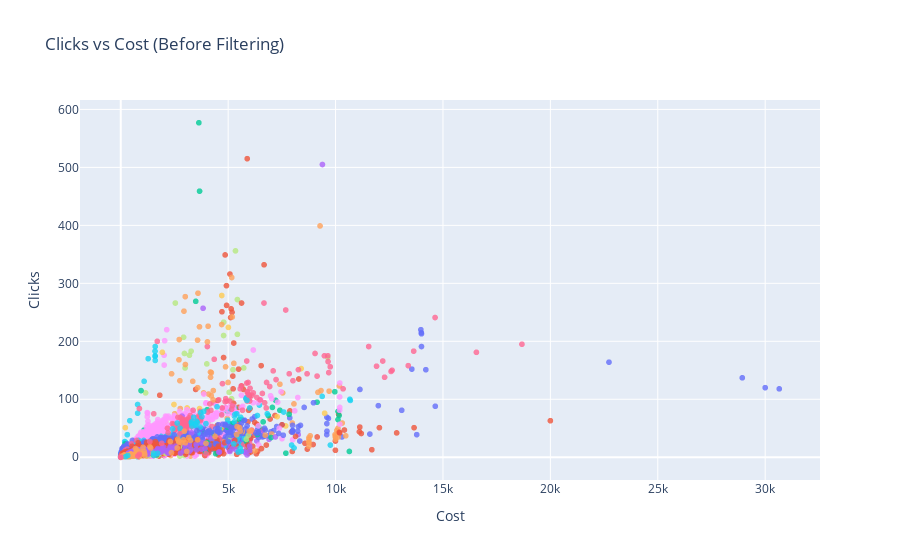
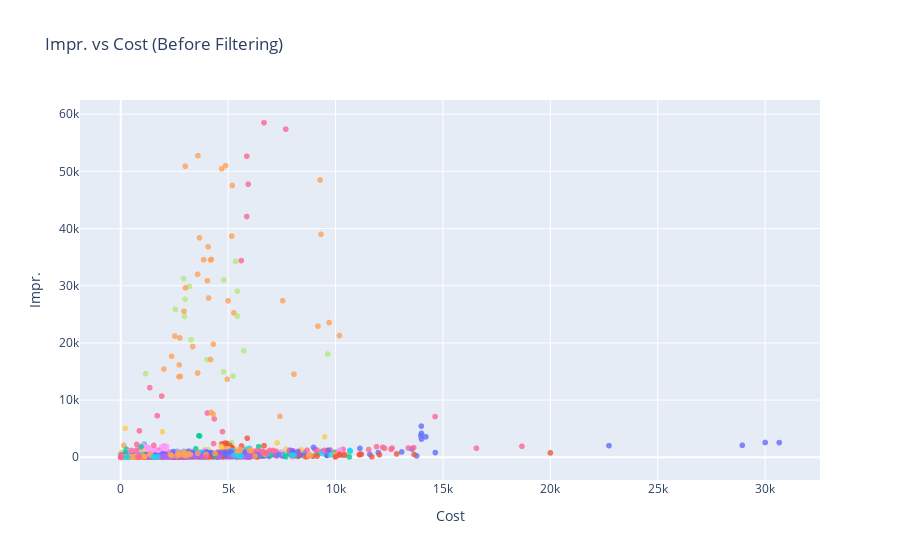
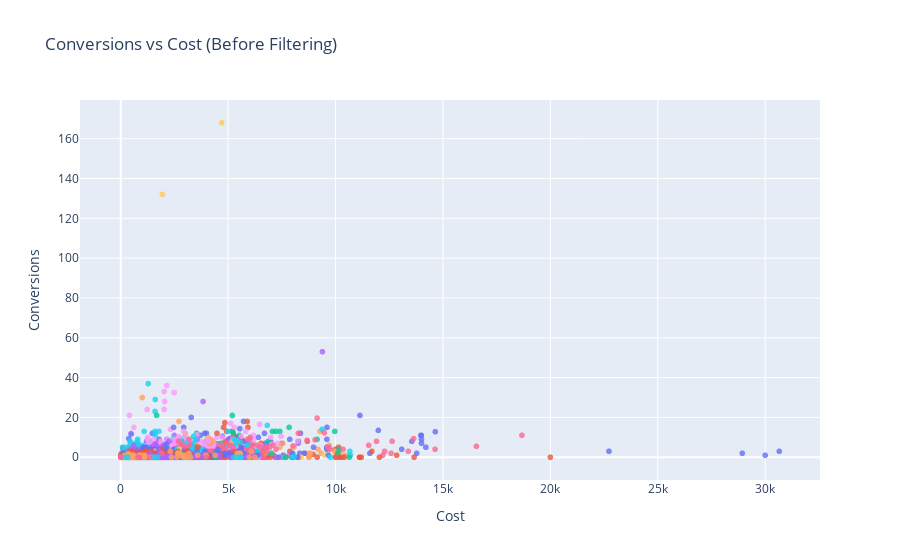
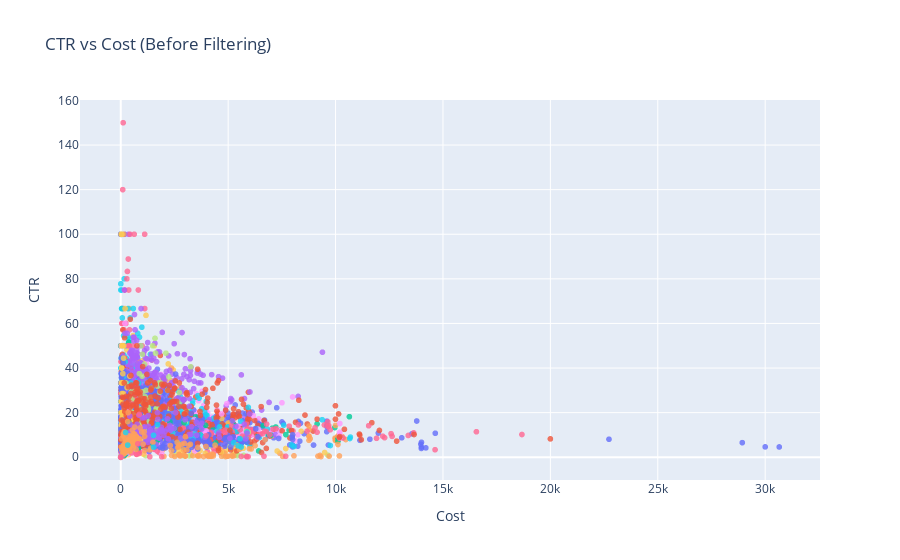

The code cell stored with these charts, in order, in its notebook:
### Markdown cell above
### 📊 Step 3: Visualize Metrics vs Cost (Before Filtering)

This cell generates **scatter plots** for the following metrics:

- Clicks  
- Impressions  
- Conversions  
- CTR  
- Avg CPC  

Each plot shows the relationship between **Cost (X-axis)** and the metric on **Y-axis**, grouped by campaign.

`opacity=0.8` makes points slightly transparent so overlapping data is visible.

### Code cell
print("📊 Scatter Plots BEFORE Filtering")

metrics_to_plot = ["Clicks", "Impr.", "Conversions", "CTR", "Avg. CPC"]

for metric in metrics_to_plot:
    if metric in original_df:
        fig = px.scatter(
            original_df,
            x="Cost",
            y=metric,
            color="Campaign",
            title=f"{metric} vs Cost (Before Filtering)",
            opacity=0.8
        )
        fig.update_layout(showlegend=False)
        fig.show()
